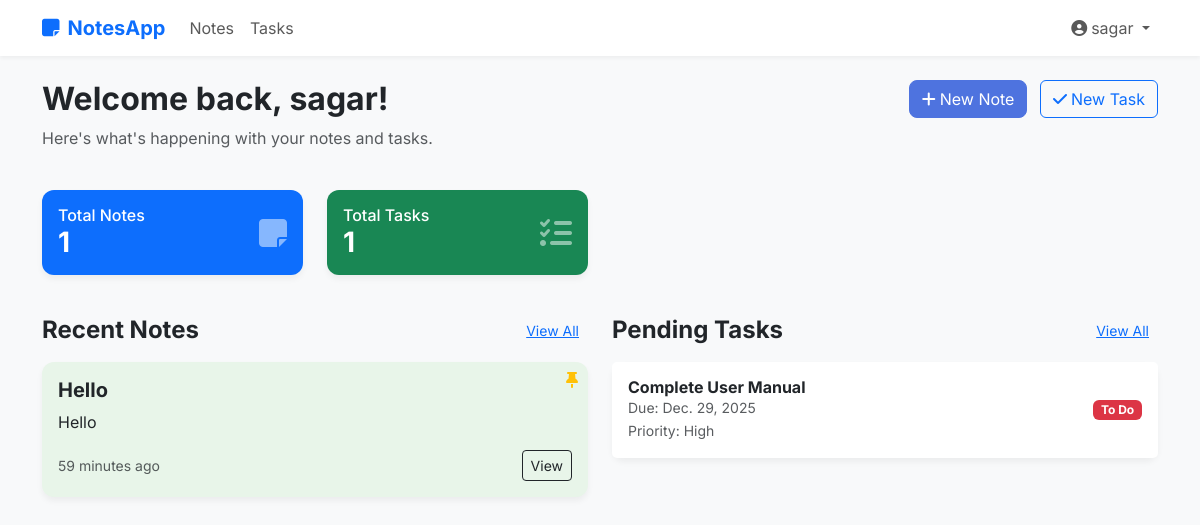
The app's page / (signed in) with its own data.
### notes/models.py (models this page shows, shortened)
class Note(models.Model):
    COLOR_CHOICES = [
        ('white', 'White'),
        ('yellow', 'Yellow'),
        ('blue', 'Blue'),
        ('green', 'Green'),
        ('pink', 'Pink'),
        ('purple', 'Purple'),
    ]
    user = models.ForeignKey(User, on_delete=models.CASCADE, related_name='notes')
    title = models.CharField(max_length=200)
    content = models.TextField()
    color = models.CharField(max_length=20, choices=COLOR_CHOICES, default='white')
    is_pinned = models.BooleanField(default=False)
    created_at = models.DateTimeField(auto_now_add=True)
    updated_at = models.DateTimeField(auto_now=True)
    class Meta:
        ordering = ['-is_pinned', '-updated_at']

### tasks/models.py (models this page shows, shortened)
class Task(models.Model):
    PRIORITY_CHOICES = [
        ('low', 'Low'),
        ('medium', 'Medium'),
        ('high', 'High'),
    ]
    STATUS_CHOICES = [
        ('todo', 'To Do'),
        ('in_progress', 'In Progress'),
        ('completed', 'Completed'),
    ]
    user = models.ForeignKey(User, on_delete=models.CASCADE, related_name='tasks')
    title = models.CharField(max_length=200)
    description = models.TextField(blank=True)
    due_date = models.DateField(null=True, blank=True)
    priority = models.CharField(max_length=10, choices=PRIORITY_CHOICES, default='medium')
    status = models.CharField(max_length=20, choices=STATUS_CHOICES, default='todo')
    created_at = models.DateTimeField(auto_now_add=True)
    updated_at = models.DateTimeField(auto_now=True)
    class Meta:
        ordering = ['status', 'due_date', '-priority']

### users/views.py (the view)
# urls.py: path('', HomeView.as_view(), name='home'),
class HomeView(LoginRequiredMixin, TemplateView):
    template_name = 'home.html'
    def get_context_data(self, **kwargs):
        context = super().get_context_data(**kwargs)
        context['recent_notes'] = Note.objects.filter(user=self.request.user)[:5]
        context['pending_tasks'] = Task.objects.filter(user=self.request.user).exclude(status='completed')[:5]
        context['total_notes'] = Note.objects.filter(user=self.request.user).count()
        context['total_tasks'] = Task.objects.filter(user=self.request.user).count()
        return context

### templates/home.html (shortened to what this page needs)
{% extends 'base.html' %}
{% block content %}
<div class="row mb-4">
    <div class="col-md-8">
        <h2 class="fw-bold">Welcome back, {{ user.username }}!</h2>
        <p class="text-muted">Here's what's happening with your notes and tasks.</p>
    </div>
    <div class="col-md-4 text-md-end">
        <a href="{% url 'note_create' %}" class="btn btn-primary me-2">
            <i class="fas fa-plus me-1"></i>New Note
        </a>
        <a href="{% url 'task_create' %}" class="btn btn-outline-primary">
            <i class="fas fa-check me-1"></i>New Task
        </a>
    </div>
</div>
<div class="row mb-4">
    <div class="col-md-3">
        <div class="card bg-primary text-white p-3 mb-3">
            <div class="d-flex justify-content-between align-items-center">
                <div>
                    <h6 class="mb-0">Total Notes</h6>
                    <h3 class="mb-0 fw-bold">{{ total_notes }}</h3>
                </div>
                <i class="fas fa-sticky-note fa-2x opacity-50"></i>
            </div>
        </div>
    </div>
    <div class="col-md-3">
        <div class="card bg-success text-white p-3 mb-3">
            <div class="d-flex justify-content-between align-items-center">
                <div>
                    <h6 class="mb-0">Total Tasks</h6>
                    <h3 class="mb-0 fw-bold">{{ total_tasks }}</h3>
                </div>
                <i class="fas fa-tasks fa-2x opacity-50"></i>
            </div>
        </div>
    </div>
</div>
<div class="row">
    <div class="col-md-6 mb-4">
        <div class="d-flex justify-content-between align-items-center mb-3">
            <h4 class="fw-bold mb-0">Recent Notes</h4>
            <a href="{% url 'note_list' %}" class="btn btn-sm btn-link">View All</a>
        </div>
        <div class="row">
            {% for note in recent_notes %}
            <div class="col-12 mb-3">
                <div class="card note-card-{{ note.color }} h-100">
                    <div class="card-body">
                        {% if note.is_pinned %}
                        <i class="fas fa-thumbtack pinned-badge"></i>
                        {% endif %}
                        <h5 class="card-title fw-bold">{{ note.title }}</h5>
                        <p class="card-text text-truncate">{{ note.content }}</p>
                        <div class="d-flex justify-content-between align-items-center mt-3">
                            <small class="text-muted">{{ note.updated_at|timesince }} ago</small>
                            <a href="{% url 'note_detail' note.pk %}" class="btn btn-sm btn-outline-dark">View</a>
                        </div>
                    </div>
                </div>
            </div>
            {% empty %}
            <div class="col-12">
                <div class="card p-4 text-center">
                    <p class="mb-0">No notes yet. Start by creating one!</p>
                </div>
            </div>
            {% endfor %}
        </div>
    </div>
    <div class="col-md-6 mb-4">
        <div class="d-flex justify-content-between align-items-center mb-3">
            <h4 class="fw-bold mb-0">Pending Tasks</h4>
            <a href="{% url 'task_list' %}" class="btn btn-sm btn-link">View All</a>
        </div>
        <div class="card">
            <ul class="list-group list-group-flush">
                {% for task in pending_tasks %}
                <li class="list-group-item d-flex justify-content-between align-items-center p-3">
                    <div>
                        <h6 class="mb-0 fw-bold">{{ task.title }}</h6>
                        <small class="text-muted d-block">Due: {{ task.due_date|default:"No date" }}</small>
                        <small class="text-muted">Priority: {{ task.get_priority_display }}</small>
                    </div>
                    <span
                        class="badge bg-{% if task.priority == 'high' %}danger{% elif task.priority == 'medium' %}warning{% else %}info{% endif %}">
                        {{ task.get_status_display }}
                    </span>
                </li>
                {% empty %}
                <li class="list-group-item p-4 text-center">
                    <p class="mb-0">All caught up! No pending tasks.</p>
                </li>
                {% endfor %}
            </ul>
        </div>
    </div>
</div>
{% endblock %}

### templates/base.html (shortened to what this page needs)
<!DOCTYPE html>
<html lang="en">
<head>
    <link href="https://cdn.jsdelivr.net/npm/bootstrap@5.3.0/dist/css/bootstrap.min.css" rel="stylesheet">
    <link rel="stylesheet" href="https://cdnjs.cloudflare.com/ajax/libs/font-awesome/6.4.0/css/all.min.css">
</head>
<body>
    <nav class="navbar navbar-expand-lg navbar-light sticky-top mb-4">
        <div class="container">
            <a class="navbar-brand fw-bold text-primary" href="{% url 'home' %}">
                <i class="fas fa-sticky-note me-2"></i>NotesApp
            </a>
            <div class="collapse navbar-collapse" id="navbarNav">
                <ul class="navbar-nav me-auto">
                    {% if user.is_authenticated %}
                    <li class="nav-item">
                        <a class="nav-link" href="{% url 'note_list' %}">Notes</a>
                    </li>
                    <li class="nav-item">
                        <a class="nav-link" href="{% url 'task_list' %}">Tasks</a>
                    </li>
                    {% endif %}
                </ul>
                <ul class="navbar-nav">
                    {% if user.is_authenticated %}
                    <li class="nav-item dropdown">
                        <a class="nav-link dropdown-toggle" href="#" id="navbarDropdown" role="button" data-bs-toggle="dropdown">
                            <i class="fas fa-user-circle me-1"></i>{{ user.username }}
                        </a>
                    </li>
                    {% endif %}
                </ul>
            </div>
        </div>
    </nav>
    <div class="container">
        {% block content %}
        {% endblock %}
    </div>
</body>
</html>

### templates/base.html (style rules this page uses)
body { font-family: 'Inter', sans-serif; background-color: #f8f9fa; }
.navbar { background-color: #ffffff; box-shadow: 0 2px 4px rgba(0,0,0,0.05); }
.card { border: none; border-radius: 12px; box-shadow: 0 4px 6px rgba(0,0,0,0.05); transition: transform 0.2s; }
.btn-primary { background-color: #4e73df; border-color: #4e73df; border-radius: 8px; }
.note-card-green { background-color: #e8f5e9; }
.pinned-badge { position: absolute; top: 10px; right: 10px; color: #ffc107; }

### records on screen
Note: is_pinned True (drawn), title "Hello", content "Hello", updated_at "59 minutes"
Task: title "Complete User Manual", due_date "Dec. 29, 2025", priority "High", status "To Do"

### other values on screen
{{ user.username }} "sagar"
{{ total_notes }} "1"
{{ total_tasks }} "1"
